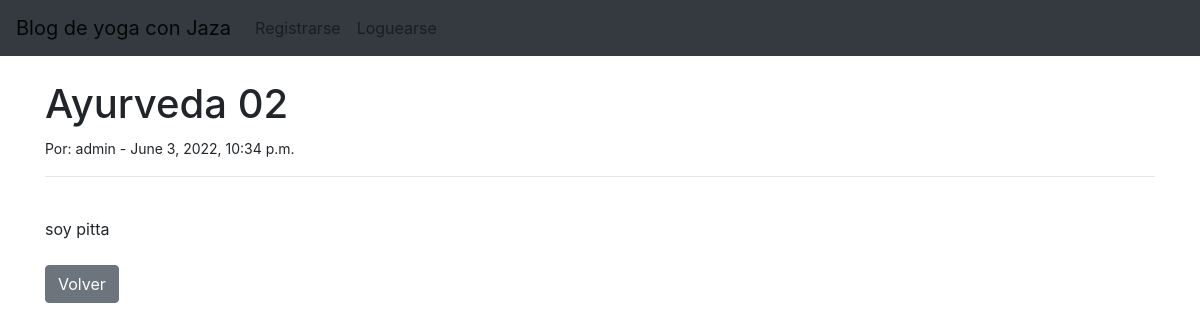
Screenshot of /post/11/ with the database file from the repository.
### AppBlogYoga/models.py (models this page shows, shortened)
class Post(models.Model):
    titulo=models.CharField(max_length=200)
    subtitulo=models.CharField(max_length=200)
    cuerpo=models.TextField()
    autor=models.ForeignKey(User, on_delete=models.CASCADE)
    fecha=models.DateTimeField(auto_now_add=True)
    imagen=models.ImageField(upload_to='blog/', blank=True, null=True)
    categoria=models.CharField(max_length=200, default='yoga')

### AppBlogYoga/views.py (the view)
# urls.py: path('post/<int:pk>/', DetailPost.as_view(), name='detailPost'),
class DetailPost(DetailView):
    model = Post
    template_name = 'detailPost.html'

### AppBlogYoga/templates/detailPost.html (shortened to what this page needs)
{% extends 'padre.html' %}
{% block content %}
<h1>{{ post.titulo }}</h1>
<small>Por:
    {{ post.autor }} -
    {{post.fecha}}  </small>
<hr>
<br/>
{{ post.cuerpo | safe }}
<br/><br/>
<a href="{% url 'home' %}" class="btn btn-secondary">Volver</a>
{% endblock %}

### rows the page displays
Post: titulo "Ayurveda 02", autor "admin", fecha "June 3, 2022, 10:34 p.m.", cuerpo "soy pitta"
